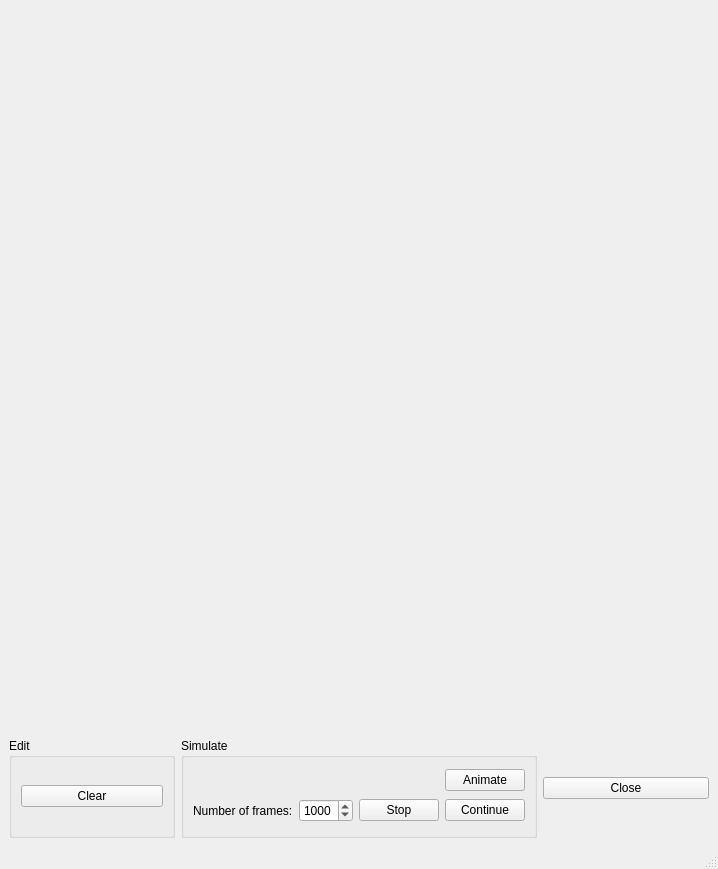
<?xml version="1.0" encoding="UTF-8"?>
<ui version="4.0">
 <class>WorkShop14</class>
 <widget class="QMainWindow" name="WorkShop14">
  <property name="geometry">
   <rect>
    <x>0</x>
    <y>0</y>
    <width>718</width>
    <height>869</height>
   </rect>
  </property>
  <property name="sizePolicy">
   <sizepolicy hsizetype="Fixed" vsizetype="Fixed">
    <horstretch>0</horstretch>
    <verstretch>0</verstretch>
   </sizepolicy>
  </property>
  <property name="windowTitle">
   <string>WorkShop14</string>
  </property>
  <widget class="QWidget" name="centralwidget">
   <property name="sizePolicy">
    <sizepolicy hsizetype="Fixed" vsizetype="Fixed">
     <horstretch>0</horstretch>
     <verstretch>0</verstretch>
    </sizepolicy>
   </property>
   <layout class="QVBoxLayout" name="verticalLayout">
    <item>
     <widget class="QCustomPlot" name="graphicsWidget_3" native="true">
      <property name="sizePolicy">
       <sizepolicy hsizetype="Expanding" vsizetype="Expanding">
        <horstretch>0</horstretch>
        <verstretch>0</verstretch>
       </sizepolicy>
      </property>
     </widget>
    </item>
    <item>
     <layout class="QHBoxLayout" name="horizontalLayout">
      <item>
       <widget class="QGroupBox" name="gpBoxEdit">
        <property name="sizePolicy">
         <sizepolicy hsizetype="Expanding" vsizetype="Preferred">
          <horstretch>0</horstretch>
          <verstretch>0</verstretch>
         </sizepolicy>
        </property>
        <property name="minimumSize">
         <size>
          <width>0</width>
          <height>100</height>
         </size>
        </property>
        <property name="title">
         <string>Edit</string>
        </property>
        <layout class="QGridLayout" name="gridLayout">
         <item row="0" column="0">
          <widget class="QPushButton" name="btn_Clear">
           <property name="sizePolicy">
            <sizepolicy hsizetype="Expanding" vsizetype="Fixed">
             <horstretch>0</horstretch>
             <verstretch>0</verstretch>
            </sizepolicy>
           </property>
           <property name="text">
            <string>Clear</string>
           </property>
          </widget>
         </item>
        </layout>
       </widget>
      </item>
      <item>
       <widget class="QGroupBox" name="groupBox">
        <property name="sizePolicy">
         <sizepolicy hsizetype="Expanding" vsizetype="Preferred">
          <horstretch>0</horstretch>
          <verstretch>0</verstretch>
         </sizepolicy>
        </property>
        <property name="minimumSize">
         <size>
          <width>0</width>
          <height>100</height>
         </size>
        </property>
        <property name="maximumSize">
         <size>
          <width>16777215</width>
          <height>16777215</height>
         </size>
        </property>
        <property name="title">
         <string>Simulate</string>
        </property>
        <layout class="QGridLayout" name="gridLayout_2">
         <item row="3" column="2">
          <widget class="QPushButton" name="btn_Continue">
           <property name="sizePolicy">
            <sizepolicy hsizetype="Expanding" vsizetype="Fixed">
             <horstretch>0</horstretch>
             <verstretch>0</verstretch>
            </sizepolicy>
           </property>
           <property name="text">
            <string>Continue</string>
           </property>
          </widget>
         </item>
         <item row="3" column="1">
          <widget class="QPushButton" name="btn_Stop">
           <property name="sizePolicy">
            <sizepolicy hsizetype="Expanding" vsizetype="Fixed">
             <horstretch>0</horstretch>
             <verstretch>0</verstretch>
            </sizepolicy>
           </property>
           <property name="text">
            <string>Stop</string>
           </property>
          </widget>
         </item>
         <item row="0" column="2">
          <widget class="QPushButton" name="btn_Animate">
           <property name="sizePolicy">
            <sizepolicy hsizetype="Expanding" vsizetype="Fixed">
             <horstretch>0</horstretch>
             <verstretch>0</verstretch>
            </sizepolicy>
           </property>
           <property name="text">
            <string>Animate</string>
           </property>
          </widget>
         </item>
         <item row="3" column="0">
          <layout class="QHBoxLayout" name="horizontalLayout_2">
           <item>
            <widget class="QLabel" name="label">
             <property name="enabled">
              <bool>true</bool>
             </property>
             <property name="sizePolicy">
              <sizepolicy hsizetype="Expanding" vsizetype="Preferred">
               <horstretch>0</horstretch>
               <verstretch>0</verstretch>
              </sizepolicy>
             </property>
             <property name="text">
              <string>Number of frames:</string>
             </property>
            </widget>
           </item>
           <item>
            <widget class="QSpinBox" name="spinBox_tMax">
             <property name="sizePolicy">
              <sizepolicy hsizetype="Expanding" vsizetype="Fixed">
               <horstretch>0</horstretch>
               <verstretch>0</verstretch>
              </sizepolicy>
             </property>
             <property name="maximumSize">
              <size>
               <width>70</width>
               <height>16777215</height>
              </size>
             </property>
             <property name="maximum">
              <number>2000</number>
             </property>
             <property name="singleStep">
              <number>10</number>
             </property>
             <property name="value">
              <number>1000</number>
             </property>
            </widget>
           </item>
          </layout>
         </item>
        </layout>
       </widget>
      </item>
      <item>
       <widget class="QPushButton" name="btn_Close">
        <property name="sizePolicy">
         <sizepolicy hsizetype="Expanding" vsizetype="Fixed">
          <horstretch>0</horstretch>
          <verstretch>0</verstretch>
         </sizepolicy>
        </property>
        <property name="minimumSize">
         <size>
          <width>0</width>
          <height>0</height>
         </size>
        </property>
        <property name="maximumSize">
         <size>
          <width>220</width>
          <height>16777215</height>
         </size>
        </property>
        <property name="text">
         <string>Close</string>
        </property>
       </widget>
      </item>
     </layout>
    </item>
   </layout>
  </widget>
  <widget class="QMenuBar" name="menubar">
   <property name="geometry">
    <rect>
     <x>0</x>
     <y>0</y>
     <width>718</width>
     <height>22</height>
    </rect>
   </property>
  </widget>
  <widget class="QStatusBar" name="statusbar"/>
 </widget>
 <customwidgets>
  <customwidget>
   <class>QCustomPlot</class>
   <extends>QWidget</extends>
   <header>qcustomplot.h</header>
   <container>1</container>
  </customwidget>
 </customwidgets>
 <resources/>
 <connections/>
</ui>
